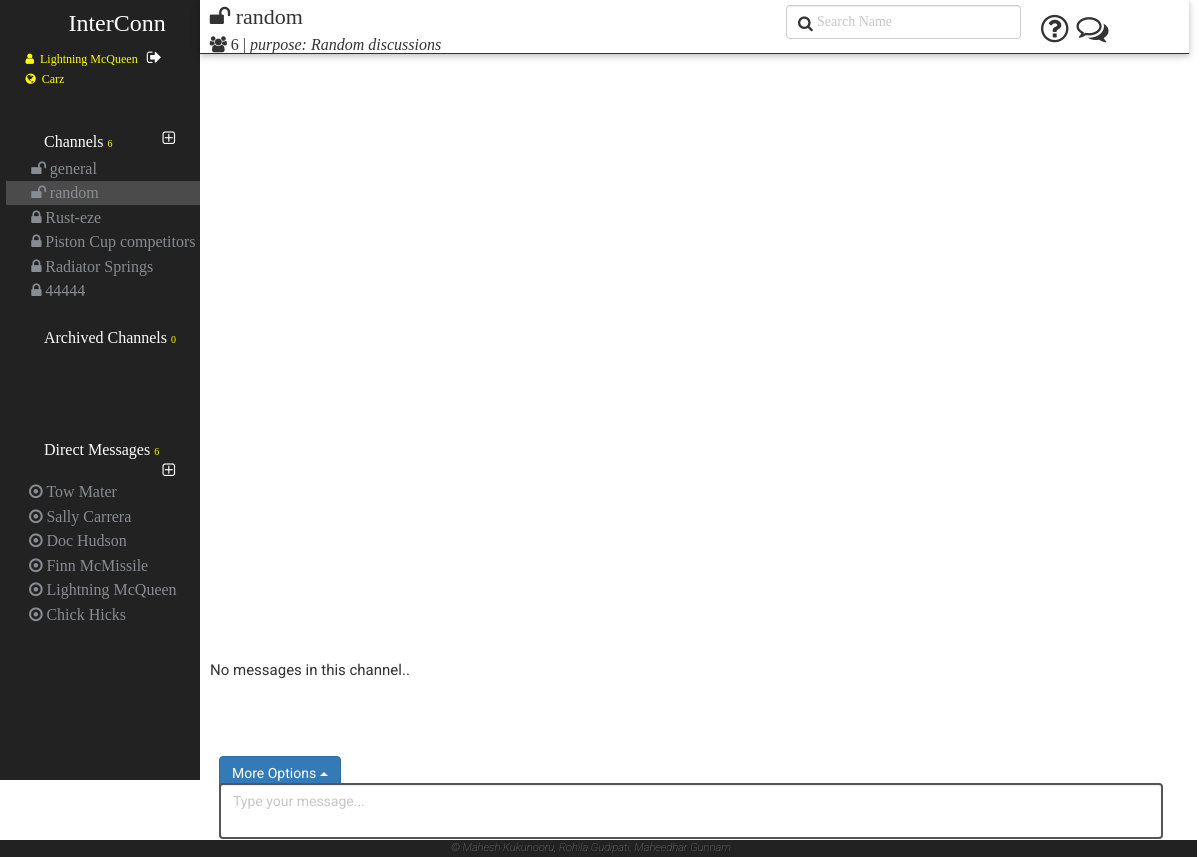
Page /HomePage.php?channel=4 (signed in) on the earlier database version.
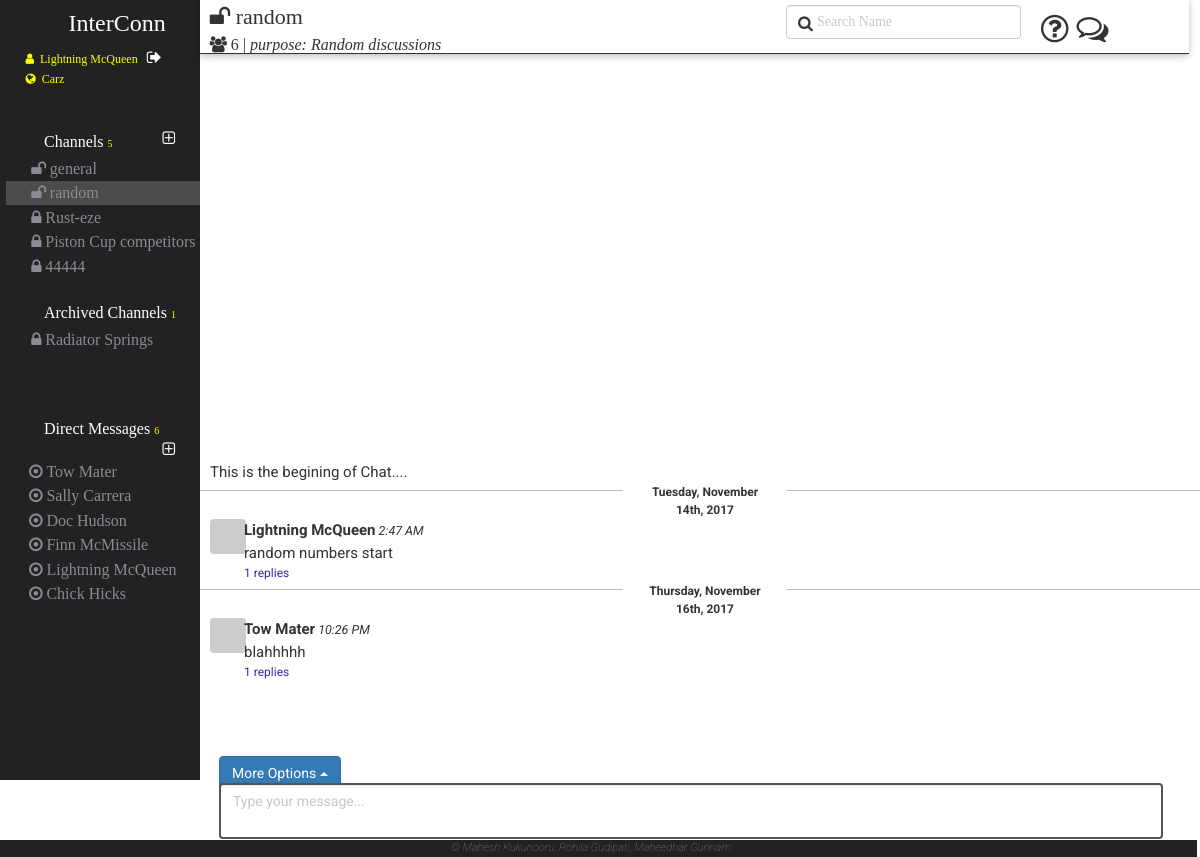
Same page on the later database version.
### tables this page shows
CREATE TABLE IF NOT EXISTS `user` (
  `user_id` bigint(20) NOT NULL,
  `user_name` varchar(50) NOT NULL,
  `first_name` varchar(50) NOT NULL,
  `last_name` varchar(50) NOT NULL,
  `email_id` varchar(50) NOT NULL,
  `profile_pic` varchar(150) NOT NULL DEFAULT './images/0.jpeg',
  `password` varchar(150) NOT NULL,
  `phone_number` varchar(10) NOT NULL,
  `what_i_do` varchar(150) NOT NULL,
  `status` varchar(150) NOT NULL,
  `status_emoji` bigint(20) DEFAULT NULL,
  `skype` varchar(150) NOT NULL
);

CREATE TABLE IF NOT EXISTS `workspace` (
  `workspace_id` bigint(20) NOT NULL,
  `workspace_name` varchar(50) NOT NULL,
  `workspace_domain` varchar(50) NOT NULL,
  `created_by` bigint(20) NOT NULL,
  `created_at` timestamp NOT NULL DEFAULT CURRENT_TIMESTAMP ON UPDATE CURRENT_TIMESTAMP
);

CREATE TABLE IF NOT EXISTS `channel` (
  `channel_id` bigint(20) NOT NULL,
  `channel_name` text NOT NULL,
  `type` varchar(50) NOT NULL,
  `purpose` text NOT NULL,
  `created_by` bigint(20) NOT NULL,
  `created_at` timestamp NOT NULL DEFAULT CURRENT_TIMESTAMP ON UPDATE CURRENT_TIMESTAMP,
  `is_archive` int(11) NOT NULL DEFAULT '0'
);

CREATE TABLE IF NOT EXISTS `message` (
  `message_id` bigint(20) NOT NULL,
  `created_by` bigint(20) NOT NULL,
  `created_at` timestamp NOT NULL DEFAULT CURRENT_TIMESTAMP,
  `message_place` bigint(20) NOT NULL,
  `content` text NOT NULL,
  `is_threaded` int(11) NOT NULL DEFAULT '0',
  `is_active` int(11) NOT NULL DEFAULT '0',
  `edited_at` timestamp NOT NULL DEFAULT '0000-00-00 00:00:00',
  `has_shared_content` int(11) NOT NULL DEFAULT '0',
  `is_specialmessage` int(11) NOT NULL DEFAULT '0',
  `code_type` int(11) NOT NULL DEFAULT '0'
);

### HomePage.php (the view, shortened to what the rows shown need)
<?php
	include_once "./services/WebService.php";
	include_once "./services/MainMessages.php";
	if($_SESSION['loggedIn'])
	{
		$web_service = new WebService();
    $userDetails = json_decode($web_service->getUserDetails($_SESSION['userid']));
    $workspaceDetails = json_decode($web_service->getWorkspaceDetails($_SESSION['userid']));
    $workspaceName=$workspaceDetails[0]->workspace_name;
    $workspaceid=$workspaceDetails[0]->workspace_id;
	$is_admin=0;
    $channelDetails = json_decode($web_service->getChannelsDetails($_SESSION['userid'],$workspaceid,$is_admin));
    $directMessagesDetails = json_decode($web_service->getDirectMessagesDetails($workspaceDetails[0]->workspace_id));
    $groupMembers=json_decode($web_service->getSpecificChannelUserDetails($_GET["channel"]));
    $groupMembersWholeDet=json_decode($web_service->getSpecificChannelUserDetWithIDs($_GET["channel"]));
  	$channelstr='';
   	$archiveChannelstr='';
   	$directMessagestr='';
		if ($channelDetails!='')
		{
           foreach($channelDetails as $channel)
           {
           		if($channel->is_archive==0)
           		{
	                if($channel->channel_id==$_GET["channel"])
					{
	                    $channelstr.='<li class="active currentChannel">';
					}
	                else
	                    $channelstr.='<li class="active">';
	                if($channel->type=='private')
	                    $channelstr.=' <a href="./HomePage.php?channel='.$channel->channel_id.'"><span class="channelPrivacyLevel"><i class="fa fa-lock"></i></span><span class="'.$channel->channel_id.'" >'.htmlspecialchars($channel->channel_name).'</span></a>';
	                else
	                    $channelstr.='<a href="./HomePage.php?channel='.$channel->channel_id.'"><span class="channelPrivacyLevel"><i class="fa fa-unlock"></i></span><span class="'.$channel->channel_id.'" >'.htmlspecialchars($channel->channel_name).'</span></a>';
	                $channelstr.='</li>';
	            }
	            else if($channel->is_archive==1)
	            {
	            	if($channel->channel_id==$_GET["channel"])
					{
	                    $archiveChannelstr.='<li class="active currentChannel">';
						$flag=1;
					}
	                else
	                    $archiveChannelstr.='<li class="active">';
	                if($channel->type=='private')
	                    $archiveChannelstr.=' <a href="./HomePage.php?channel='.$channel->channel_id.'"><span class="channelPrivacyLevel"><i class="fa fa-lock"></i></span><span class="'.$channel->channel_id.'" >'.htmlspecialchars($channel->channel_name).'</span></a>';
	                else
	                    $archiveChannelstr.='<a href="./HomePage.php?channel='.$channel->channel_id.'"><span class="channelPrivacyLevel"><i class="fa fa-unlock"></i></span><span class="'.$channel->channel_id.'" >'.htmlspecialchars($channel->channel_name).'</span></a>';
	                $archiveChannelstr.='</li>';
	            }
           }
        }
		if ($directMessagesDetails!='')
		{
           foreach($directMessagesDetails as $directMessage)
           {
                $directMessagestr.=' <li touserid="" class="active"><a href="#"> <span class="channelPrivacyLevel"><i class="fa fa-dot-circle-o"></i></span><span class="" >'.htmlspecialchars($directMessage->first_name).' '.htmlspecialchars($directMessage->last_name).'</span></a></li>';
           }
        }
	}
?>
<html lang="en">
	<head>
        <link rel="stylesheet" href="./scripts/select2/select2.css">
		<link rel="stylesheet" href="https://maxcdn.bootstrapcdn.com/bootstrap/3.3.7/css/bootstrap.min.css">
		<link rel="stylesheet" href="./CSS/home_site.css">
		<link rel="stylesheet" href="./Assets/w3.css">
		<link rel="stylesheet" href="https://cdnjs.cloudflare.com/ajax/libs/font-awesome/4.7.0/css/font-awesome.min.css">
        <link rel="stylesheet" href="https://code.getmdl.io/1.1.3/material.orange-indigo.min.css">
        <link rel="stylesheet" href="CSS/main_lc.css">
	</head>
	<body>
	<div class="container-fluid">
		<div class="row">
			<div class="col-xs-2 verticle_navbar_HP">
				<div class="row menu_leftMain_HP">
					<div class="row leftMenuContentWrapper_HP" >
						<div class="row loginDetails">
							<span class="loggedIn_user" id='<?php  echo $userDetails[0]->user_id ?>' title='<?php
                            if($is_admin){
                                echo "Welcome Admin";
                            }else{
                                echo "Welcome ".htmlspecialchars($userDetails[0]->first_name).' '.htmlspecialchars($userDetails[0]->last_name);
                            }
                            ?>'><i class="fa fa-user"></i>&nbsp;&nbsp;<?php  echo htmlspecialchars($userDetails[0]->first_name).' '.htmlspecialchars($userDetails[0]->last_name); ?>
                                <a class="signOut" href="./index.php?status=signout" title="Sign Out">
                                </a></span>
                            <br>
							<span class="loggedIn_workspace" id=<?php echo '"'.$workspaceid.'"';?>><i class="fa fa-globe"></i>&nbsp;&nbsp;<?php  echo htmlspecialchars($workspaceName); ?></span> <br>
						</div>
						<div class="row channelsContainer_menu_HP">
							<ul class="row nav navbar-nav channels_UL_List">
								<?php echo $channelstr;?>
						    </ul>
						</div>
						<div class="row archieveChannelsContainer_menu_HP">
							<ul class=" row nav navbar-nav channels_UL_List">
								<?php echo $archiveChannelstr;?>
						    </ul>
						</div>
						<div class="row directMessageContainer_menu_HP">
							<ul class="nav navbar-nav directmessages_UL_List">
						        <?php echo $directMessagestr;?>
						    </ul>
						</div>
					</div>
				</div>
			</div>
			<?php
				if(isset($_GET["channel"])){
                    $currentChannel = json_decode($web_service->getSpecificChannelDetails($_GET["channel"]));
                }
			?>
            <div class="col-xs-10 mainContent_HP">
            	<div class="headerSpace_HP row">
	            	<div class="col-xs-7">
		            	<div class="headerMain row">
		                    <?php
		                        if(isset($_GET["channel"])){
		                            $currentChannel = json_decode($web_service->getSpecificChannelDetails($_GET["channel"]));
		                            if($currentChannel!='')
		                            {
		                                if($currentChannel[0]->type=='private')
		                                    echo '<div class="channelTitle currentChannelTitle col-xs-6 " id="'.$_GET["channel"].'"><i class="fa fa-lock"></i> <span>'. htmlspecialchars($currentChannel[0]->channel_name).'</span></div>';
		                                else if($currentChannel[0]->type=='public')
		                                    echo '<div class="channelTitle currentChannelTitle col-xs-6 " id="'.$_GET["channel"].'"><i class="fa fa-unlock"></i> <span>'. htmlspecialchars($currentChannel[0]->channel_name).'</span></div>';
		                                $purpose=$currentChannel[0]->purpose;
		                            }
		                        }
		                    ?>
		                </div>
                        <?php
                            if($currentChannel[0]->is_archive==0)
                            {
                                echo "<div class='row headerAddon_HP activeChannel'>";
                            }else{
                                echo "<div class='row headerAddon_HP archivedChannel'>";
                            }
                        ?>
                            <span class="channelPurpose headerSpan" title="Channel Purpose">
                                <i>purpose: <?php echo htmlspecialchars($purpose);?></i>
                            </span>
		                </div>
		            </div>
	            </div>
            <div class="row">
                <div class="col-xs-12 regularMessagesWrapper">
                    <div class="row rightContent_wrapper_HP">
                        <div class="messagesList">
                        <?php
                            if(isset($_GET["channel"])){
                                $currentChannelMessages = $web_service->getChannelMessages($_GET["channel"],-1);
                                echo constructMessagesDiv($currentChannelMessages);
                            }
                        ?>
                        </div>
                    </div>
                </div>
            </div>
		</div>
            </div>
		</div>
    <link rel="stylesheet"
          href="//cdnjs.cloudflare.com/ajax/libs/highlight.js/9.12.0/styles/color-brewer.min.css">
	</body>
</html>

### services/MainMessages.php (shortened to what the rows shown need)
<?php
function constructMessagesDiv($messageStr)
{
    $web_service = new WebService();
  $currentChannelMessages = json_decode($messageStr);
  $msgStr='';
  $prevdate='';
  $prevUser='';
  $prevTime='';
  if ($currentChannelMessages!=null)
  {
    $currentChannelMessages=$currentChannelMessages->messages;
      foreach ($currentChannelMessages as $message)
      {
          $currentDate=$web_service->getFormatDate($message->created_at);
          $currentTime=$web_service->getFormatTime($message->created_at);
          if($prevUser=='' && $prevTime=='')
          {
              if($prevdate!=$currentDate)
              {
                  $msgStr.='<div class="row dayDividerWrapper"><div class="daySeperatorLine col-xs-5 pull-left"> </div><div class="dayDividerText col-xs-2">'.$currentDate.'</div><div class="daySeperatorLine col-xs-5 pull-right"> </div></div>';
                  $prevdate=$currentDate;
              }
              $msgStr.='<div class="row messageSet"><div class="col-xs-1 userPic">';
              if($message->profile_pic_pref==1)
              {
                $msgStr.='<div class="defUserPic profilePic" style="background-image:url('.get_gravatar($message->email_id) .') !important;background-size: 36px 36px !important;">';
              }
              $msgStr.='</div></div><div class="col-xs-11 message"><div class="message_header" userid="'. $message->user_id .'" ><b>';
              $msgStr.=htmlspecialchars($message->first_name);
              $msgStr.=' '.htmlspecialchars($message->last_name).'</b><span class="message_time"> ';
              $msgStr.=$currentTime;
              $msgStr.='</span></div>';
              $dynamicClassNameWithId = "messagewithid_".$message->message_id;
              $msgStr.='<div class="message_body '.$dynamicClassNameWithId.'" id="'.$message->message_id.'">';
              $msgStr.= messageContentHelper ($message);
              $msgStr.='<div class="msg_reactionsec">';
                  if($message->is_threaded==1)
                  {
                      $thread=$message->threads->threadCount;
                      $msgStr.="<div class='repliescount' title='view thread'><a href='#'><span>".$thread.'</span> replies'."</a></div>";
                  }
                  $msgStr.=' </div></div>';
              $prevUser=$message->first_name;
              $prevTime=$currentTime;
          }
          else if($prevUser!=$message->first_name || $prevTime!=$currentTime)
          {
              $msgStr.='</div></div>';
              if($prevdate!=$currentDate)
              {
                  $msgStr.='<div class="row dayDividerWrapper"><div class="daySeperatorLine col-xs-5 pull-left"> </div><div class="dayDividerText col-xs-2">'.$currentDate.'</div><div class="daySeperatorLine col-xs-5 pull-right"> </div></div>';
                  $prevdate=$currentDate;
              }
              $msgStr.='<div class="row messageSet"><div class="col-xs-1 userPic">';
              if($message->profile_pic_pref==1)
              {
                $msgStr.='<div class="defUserPic profilePic" style="background-image:url('.get_gravatar($message->email_id) .') !important;background-size: 36px 36px !important;">';
              }
              $msgStr.='</div></div><div class="col-xs-11 message"><div class="message_header" userid="'. $message->user_id .'" ><b>';
              $msgStr.=htmlspecialchars($message->first_name);
              $msgStr.=' '.htmlspecialchars($message->last_name).'</b><span class="message_time"> ';
              $msgStr.=$currentTime;
              $msgStr.='</span></div>';
              $dynamicClassNameWithId = "messagewithid_".$message->message_id;
              $msgStr.='<div class="message_body '.$dynamicClassNameWithId.'" id="'.$message->message_id.'">';
              $msgStr.= messageContentHelper ($message);
              $msgStr.='<div class="msg_reactionsec">';
                if($message->is_threaded==1)
                {
                    $thread=$message->threads->threadCount;
                    $msgStr.="<div class='repliescount' title='view thread'><a href='#'><span>".$thread.'</span> replies'."</a></div>";
                }
                $msgStr.=' </div></div>';
              $prevUser=$message->first_name;
              $prevTime=$currentTime;
          }
      }
      $msgStr.='</div></div>';
  }
  else
  {
      $msgStr="<div>No messages in this channel..</div>";
  }
  echo $msgStr;
}
function get_gravatar( $email) {
    $url = 'https://www.gravatar.com/avatar/';
    $url .= md5( strtolower( trim( $email ) ) );
    $url .= "?s=80&r=g";
    return $url;
}
function messageContentHelper($message){
    $codeSnippLanguagesArr=["html","javascript","python","php"];
    $msgContent ="";
    if($message->is_specialmessage == 2){
        $msgContent= '<div class="msg_content"><div class="well"><pre><code class="'.$codeSnippLanguagesArr[ $message->code_type].'">'.htmlspecialchars($message->content).'</code></pre></div></div>';
    }
    else{
        $msgContent= '<div class="msg_content">'.htmlspecialchars($message->content).'</div>';
    }
    return $msgContent;
}
?>

Differences in the rows shown:
changed channel "Radiator Springs": is_archive 0 → 1 (drawn)
added message: created_at "Tuesday, November 14th, 2017", value "Lightning 2:47 AM", last_name "McQueen", content "random numbers start", $thread "1"
added message: created_at "Thursday, November 16th, 2017", value "Tow 10:26 PM", last_name "Mater", content "blahhhhh", created_by.profile_pic_pref "1"
Other differences:
$channelCount: "6" → "5"
$archieveChannelCount: "0" → "1"
text no longer shown: "No messages in this channel.."
text now shown: "This is the begining of Chat...."
